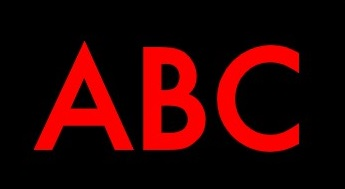
#> input picture OpenCvLearning/PicCH12_4/OriginPic.jpg, 345 x 189 px, found by its file name
$ python PicCH12_4.py
#> lines starting #> are read from the running program, lines starting #| are printed output that depends on the picture; after the words box and inside, x2 and y2 are one past the last pixel; in counts of white or black regions, pixels touching at a corner belong together
"""
author : Zelin Yao
date : 2022-8-23
"""
#Goal
"""
匹配模板图片
【注意】通过drawContours画图时，如果要使得轮廓线条显示为彩色，那么他的第一个参数也应该是个BGR格式，而不是gray
"""
import cv2
import numpy as np
import matplotlib.pyplot as plt

image1 = cv2.imread('D:\\Git\\2=Python\\1=ImgProcessing\\OpenCvLearning\\PicCH12_4\\OriginPic.jpg',0)
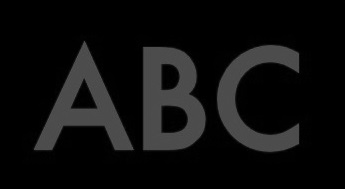
#> image1: shape (189, 345); min 0, max 90, mean 14.3
image2 = cv2.imread('D:\\Git\\2=Python\\1=ImgProcessing\\OpenCvLearning\\PicCH12_4\\template.jpg',0)
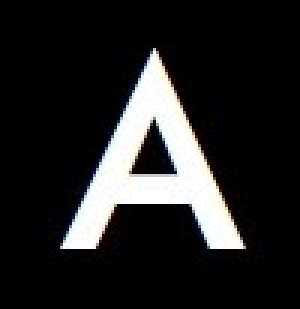
#> input picture OpenCvLearning/PicCH12_4/template.jpg, 100 x 103 px, found by its file name (shown 3 times larger)
#> image2: shape (103, 100); min 0, max 255, mean 36.3
image = cv2.cvtColor(image1,cv2.COLOR_GRAY2BGR)
ret,origin = cv2.threshold(image1,0,255,cv2.THRESH_BINARY|cv2.THRESH_OTSU)
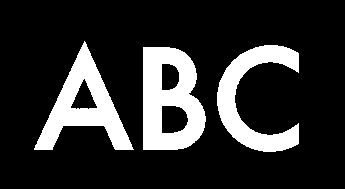
#> origin: shape (189, 345); 18.3% white; 3 white regions, box (x1, y1, x2, y2) and area: (143, 47, 206, 150) 4495, (34, 41, 134, 150) 3885, (217, 45, 299, 152) 3537
#> ret = 37
ret,template = cv2.threshold(image2,0,255,cv2.THRESH_BINARY|cv2.THRESH_OTSU)
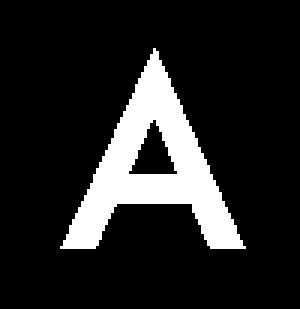
#> template: shape (103, 100) (shown 3 times larger); 14.3% white; 1 white region
#> ret = 123

contours1, hirearchs = cv2.findContours(origin,cv2.RETR_EXTERNAL,cv2.CHAIN_APPROX_SIMPLE)
#> contours1 = 3 contours; box (x1, y1, x2, y2) and area: (143, 47, 206, 150) 5340, (34, 41, 134, 150) 4114, (217, 45, 299, 152) 3334; hirearchs = [[1, -1, -1, -1], [2, 0, -1, -1], [-1, 1, -1, -1]]

contours2, hirearchs = cv2.findContours(template,cv2.RETR_EXTERNAL,cv2.CHAIN_APPROX_SIMPLE)
#> contours2 = 1 contour; box (x1, y1, x2, y2) and area: (20, 16, 82, 83) 1518; hirearchs = [[-1, -1, -1, -1]]
cnt2 = contours2[0]
#> cnt2 = contour of 150 points, box (x1, y1, x2, y2) (20, 16, 82, 83), area 1518
min_val = 0.5
for i in range(len(contours1)):
    cnt1 = contours1[i]
    match_val = cv2.matchShapes(cnt1,cnt2,1,0.0)
    if match_val < min_val:
        idx = i
        min_val = match_val
#> this loop made 3 passes
#> (match_val, idx, min_val) on pass 3: (0.0256, 2, 0.0256)
#> match_val on passes 1 to 2: 0.806, 3.26
#> after the loop, idx = 2; min_val = 0.0256
print(idx)
#| 2
cv2.drawContours(image,contours1,idx,(0,255,0),3)
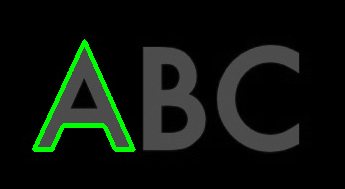
#> image: shape (189, 345, 3); mean B, G, R 13.1, 19.7, 13.1
cv2.imshow('image',image)
cv2.waitKey(0)
